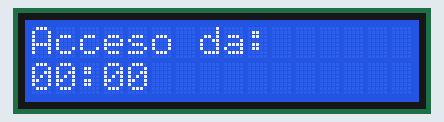
This program was run on a simulated Raspberry Pi Pico running MicroPython. Shown: 16×2 character LCD. Library files of the repository ran but are not shown: lcd1602.py.

Above: at 0.1 s.
At 4.1 s:
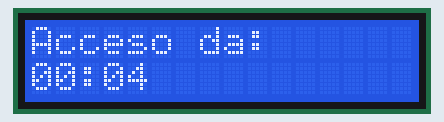
At 9.2 s:
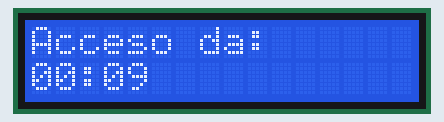
At 19.2 s:
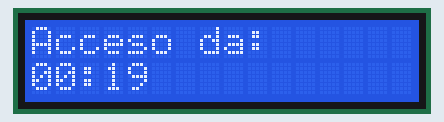
At 28.2 s:
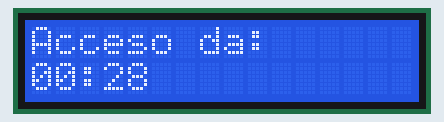
At 38.3 s:
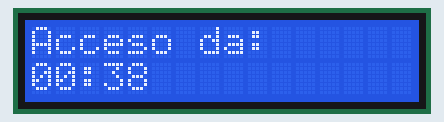

The program:

cronometro.py
```python
# 13 - Conta i secondi dall'accensione

from lcd1602 import LCD1602
import time

lcd = LCD1602(rs=2, e=3, d4=4, d5=5, d6=6, d7=7)

lcd.pulisci()
lcd.vai_a(0, 0)
lcd.scrivi("Acceso da:")

secondi = 0
while True:
    # Non chiamo pulisci() a ogni giro: farebbe sfarfallare il display.
    # Riposiziono il cursore e sovrascrivo.
    lcd.vai_a(0, 1)
    lcd.scrivi("{:02d}:{:02d}".format(secondi // 60, secondi % 60))
    time.sleep(1)
    secondi = secondi + 1
```

Measured:
- what the display in image 0 shows lasts 1.0 s, from 0.1 s to 1.1 s
